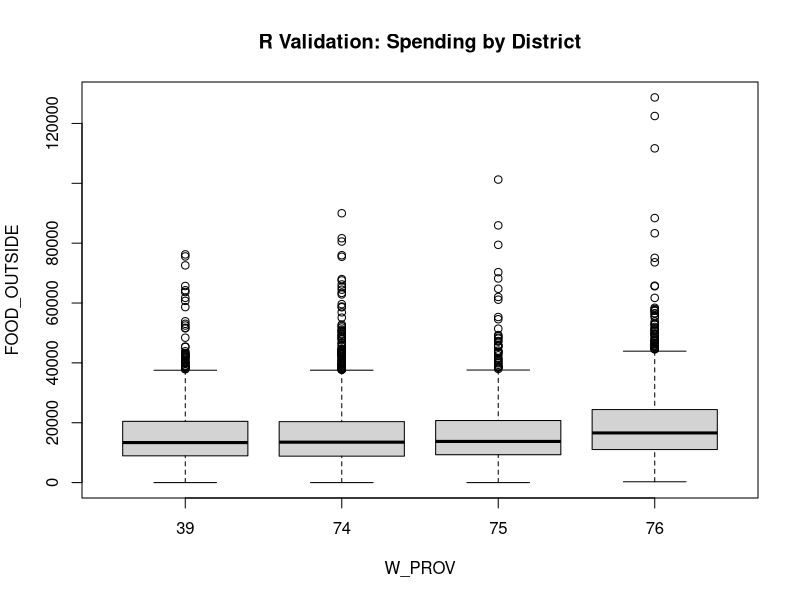

Write R code to recreate this figure.
# Run inside RCASESTUDY root
data <- read.csv("Synthetic_FIES_NCR.csv")

# Simple ANOVA validation
print("Running ANOVA on Synthetic Data...")
summary(aov(FOOD_OUTSIDE ~ as.factor(W_PROV), data=data))

# Save Plot
png("R_Validation.png")
boxplot(FOOD_OUTSIDE ~ W_PROV, data=data, main="R Validation: Spending by District")
dev.off()